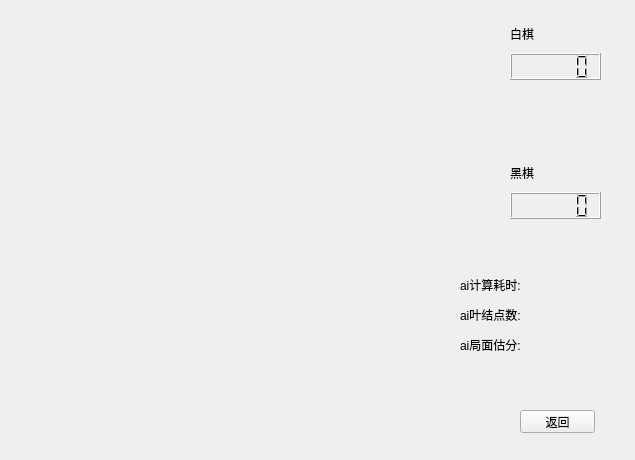
<?xml version="1.0" encoding="UTF-8"?>
<ui version="4.0">
 <class>gameWidget</class>
 <widget class="QWidget" name="gameWidget">
  <property name="geometry">
   <rect>
    <x>0</x>
    <y>0</y>
    <width>635</width>
    <height>460</height>
   </rect>
  </property>
  <property name="windowTitle">
   <string>Gobang_by_livingsu</string>
  </property>
  <widget class="QPushButton" name="btn_return">
   <property name="geometry">
    <rect>
     <x>520</x>
     <y>410</y>
     <width>75</width>
     <height>23</height>
    </rect>
   </property>
   <property name="text">
    <string>返回</string>
   </property>
  </widget>
  <widget class="QWidget" name="layoutWidget">
   <property name="geometry">
    <rect>
     <x>510</x>
     <y>21</y>
     <width>91</width>
     <height>91</height>
    </rect>
   </property>
   <layout class="QVBoxLayout" name="verticalLayout">
    <item>
     <widget class="QLabel" name="label">
      <property name="text">
       <string>白棋</string>
      </property>
     </widget>
    </item>
    <item>
     <widget class="QLCDNumber" name="lcd_write"/>
    </item>
    <item>
     <widget class="QLabel" name="lb_white_position">
      <property name="text">
       <string/>
      </property>
     </widget>
    </item>
   </layout>
  </widget>
  <widget class="QWidget" name="layoutWidget">
   <property name="geometry">
    <rect>
     <x>510</x>
     <y>160</y>
     <width>91</width>
     <height>91</height>
    </rect>
   </property>
   <layout class="QVBoxLayout" name="verticalLayout_2">
    <item>
     <widget class="QLabel" name="label_2">
      <property name="text">
       <string>黑棋 </string>
      </property>
     </widget>
    </item>
    <item>
     <widget class="QLCDNumber" name="lcd_black"/>
    </item>
    <item>
     <widget class="QLabel" name="lb_black_position">
      <property name="text">
       <string/>
      </property>
     </widget>
    </item>
   </layout>
  </widget>
  <widget class="QLabel" name="lb_timeuse">
   <property name="geometry">
    <rect>
     <x>460</x>
     <y>270</y>
     <width>151</width>
     <height>30</height>
    </rect>
   </property>
   <property name="text">
    <string>ai计算耗时:</string>
   </property>
  </widget>
  <widget class="QLabel" name="lb_nodeNum">
   <property name="geometry">
    <rect>
     <x>460</x>
     <y>300</y>
     <width>151</width>
     <height>30</height>
    </rect>
   </property>
   <property name="text">
    <string>ai叶结点数:</string>
   </property>
  </widget>
  <widget class="QLabel" name="lb_eval">
   <property name="geometry">
    <rect>
     <x>460</x>
     <y>330</y>
     <width>151</width>
     <height>30</height>
    </rect>
   </property>
   <property name="text">
    <string>ai局面估分:</string>
   </property>
  </widget>
 </widget>
 <resources/>
 <connections/>
</ui>
